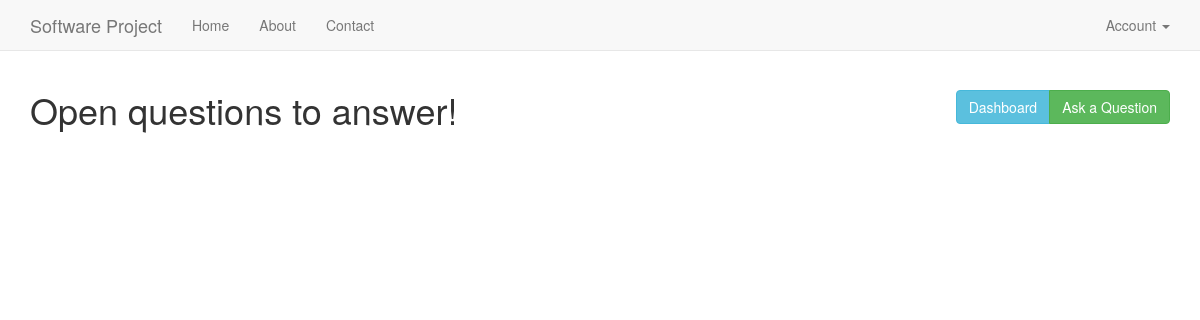
The app's page /account/answer/ (signed in), older data.
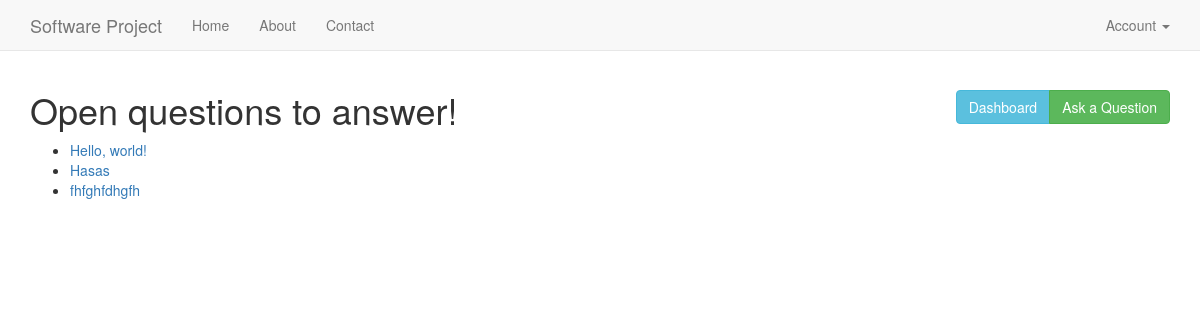
The same page, newer data.
### connect/models.py (models this page shows, shortened)
class Question(models.Model):
    profile = models.ForeignKey(Profile)
    title = models.CharField(max_length=100)
    details = models.TextField()
    is_solved = models.BooleanField(default=False)
    created_at = models.DateTimeField(auto_now_add=True)
    updated_at = models.DateTimeField(auto_now=True)

### connect/views.py (the view)
# urls.py: url(r'^account/answer/$', views.answer, name='answer'),
@login_required
def answer(request):
    open_questions = Question.objects.exclude(profile=request.user.profile).filter(is_solved=False)
    return render(request, 'connect/answer.html', {'open_questions': open_questions})

### connect/templates/connect/answer.html (shortened to what this page needs)
{% extends "common/base.html" %}
{% load staticfiles %}
{% load widget_tweaks %}
{% block content %}
<div class="container">
    <h1>Open questions to answer!
        <div class="btn-group pull-right" role="group">
            <a role="button" class="btn btn-info" href="{% url 'dashboard' %}">Dashboard</a>
            <a role="button" class="btn btn-success" href="{% url 'ask' %}">Ask a Question</a>
        </div>
    </h1>
</div>
{% if open_questions %}
    <div class="container">
        <ul>
            {% for question in open_questions %}
                <li><a href="{% url 'question-details' question.id %}">{{ question.title }}</a></li>
            {% endfor %}
        </ul>
    </div>
{% endif %}
{% endblock %}

Row changes from the older to the newer data that the page shows:
added Question: title "Hello, world!"
added Question: title "Hasas"
added Question: title "fhfghfdhgfh"
